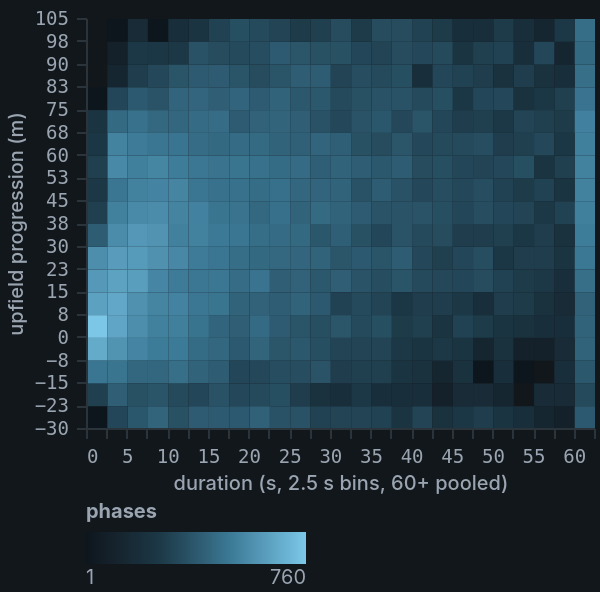

Specify this chart in Vega-Lite:
### Vega-Lite specification from a JSON file in a GitHub repository (floating-point values rounded to 4 significant figures; data arrays with more than 128 entries replaced by an {"elided": "..."} marker saying what was removed)
{"config": {"background": "#12171c", "font": "Inter, ui-sans-serif, system-ui, sans-serif", "view": {"stroke": "transparent", "continuousHeight": 200}, "padding": {"left": 2, "top": 4, "right": 2, "bottom": 2}, "title": {"color": "#f0f3f6", "font": "Space Grotesk, Inter, ui-sans-serif, system-ui, sans-serif", "fontSize": 12, "fontWeight": 600, "anchor": "start", "subtitleColor": "#9aa5b1", "subtitleFontSize": 10.5, "offset": 8}, "axis": {"labelColor": "#9aa5b1", "titleColor": "#9aa5b1", "labelFontSize": 9.5, "titleFontSize": 10, "titleFontWeight": 500, "gridColor": "#2b333b", "gridOpacity": 0.55, "domainColor": "#2b333b", "tickColor": "#2b333b", "labelFont": "IBM Plex Mono, ui-monospace, SFMono-Regular, Menlo, monospace", "titleFont": "Inter, ui-sans-serif, system-ui, sans-serif", "labelPadding": 4}, "legend": {"labelColor": "#9aa5b1", "titleColor": "#9aa5b1", "labelFontSize": 10, "titleFontSize": 10, "symbolType": "square", "symbolSize": 70, "labelFont": "Inter, ui-sans-serif, system-ui, sans-serif", "titleFont": "Inter, ui-sans-serif, system-ui, sans-serif", "orient": "bottom", "direction": "horizontal", "columns": 4, "offset": 4}, "range": {"heatmap": ["#0e161d", "#1c3846", "#3d7c99", "#7cc7e8"]}}, "data": {"name": "data-2e62391f8408e254816059decefeefd9"}, "mark": {"type": "rect"}, "encoding": {"color": {"field": "n", "legend": {"gradientLength": 110}, "scale": {"range": ["#0e161d", "#1c3846", "#3d7c99", "#7cc7e8"], "type": "log"}, "title": "phases", "type": "quantitative"}, "tooltip": [{"field": "dur_bin", "title": "duration from (s)", "type": "quantitative"}, {"field": "prog_bin", "title": "progression from (m)", "type": "quantitative"}, {"field": "n", "format": ",", "title": "phases", "type": "quantitative"}], "x": {"bin": {"binned": true, "step": 2.5}, "field": "dur_bin", "title": "duration (s, 2.5 s bins, 60+ pooled)", "type": "quantitative"}, "x2": {"field": "dur2"}, "y": {"bin": {"binned": true, "step": 7.5}, "field": "prog_bin", "title": "upfield progression (m)", "type": "quantitative"}, "y2": {"field": "prog2"}}, "height": 205, "transform": [{"calculate": "datum.dur_bin + 2.5", "as": "dur2"}, {"calculate": "datum.prog_bin + 7.5", "as": "prog2"}], "width": "container", "$schema": "https://vega.github.io/schema/vega-lite/v6.4.1.json", "datasets": {"data-2e62391f8408e254816059decefeefd9": {"elided": "445 records"}}, "autosize": {"type": "fit-x", "contains": "padding", "resize": true}}
